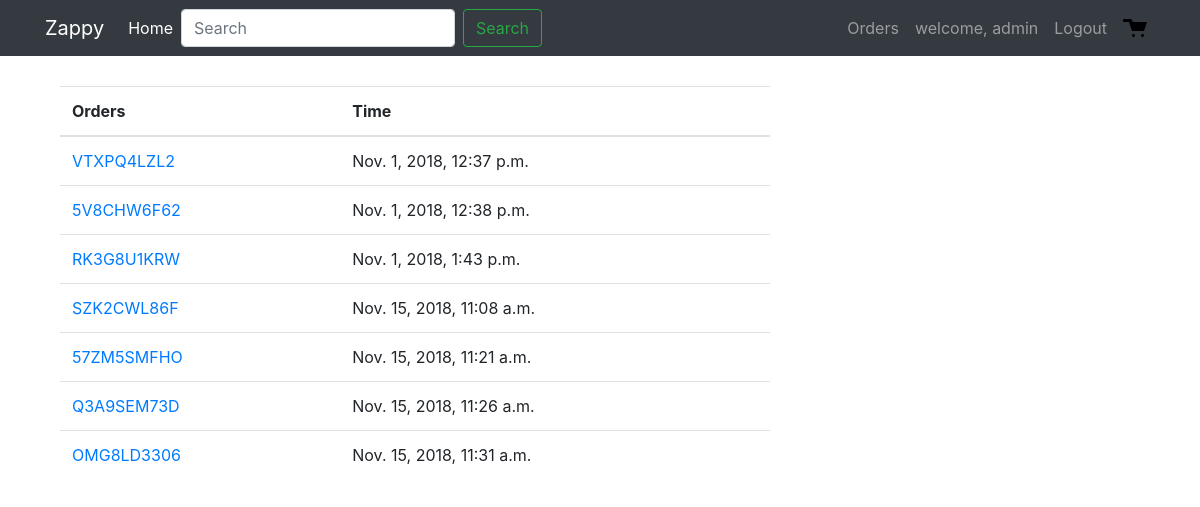
Screenshot of /orders/ (signed in) with the database file from the repository.
### orders/models.py (models this page shows)
class Order(models.Model):
    user = models.ForeignKey(User, on_delete=models.CASCADE, blank=True, null=True)
    order_id = models.CharField(max_length=120, default='ABC', unique=True)
    cart = models.ForeignKey(CartItem, on_delete=models.CASCADE, blank=True, null=True)
    status = models.CharField(max_length=120, choices=STATUS_CHOICES, default="Started")
    final_total = models.DecimalField(default=100.00, max_digits=1000, decimal_places=2)
    location = models.CharField(max_length=255, blank=True)
    timestamp = models.DateTimeField(auto_now_add=True, auto_now=False)
    updated = models.DateTimeField(auto_now_add=False, auto_now=True)
    def __str__(self):
        return self.order_id

### orders/views.py (the view)
# urls.py: path('', views.orders, name='user_orders'),
def orders(request):
    user = request.user
    userOrderSet = user.order_set.all()
    context = {"order":userOrderSet}
    return render(request, 'orders/user.html', context)

### orders/templates/orders/user.html (shortened to what this page needs)
{% extends 'mainapp/layout.html' %}
{% load static %}
{% block content %}
<div class="container content">
  <div class="col-sm-8 col-sm-offset-2">
      <table class="table">
        <thead>
          <th> Orders</th>
          <th> Time</th>
        </thead>
          {% for userOrder in order %}
            <tr>
              <td><a href="/order/{{userOrder.id}}">{{ userOrder }}</a></td>
              <td>{{ userOrder.timestamp }}</td>
            </tr>
          {% endfor %}
      </table>
{% endblock%}

### mainapp/templates/mainapp/layout.html (shortened to what this page needs)
{% load static %}
<!DOCTYPE html>
<html lang="en">
<head>
    <link rel="stylesheet" href="{% static 'mainapp/style.css' %}" type="text/css" />
    <link rel="stylesheet" href="https://stackpath.bootstrapcdn.com/bootstrap/4.1.3/css/bootstrap.min.css">
  </head>
<body>
  <nav class="navbar-expand-lg navbar navbar-dark bg-dark">
    <div class="container">
    <a class="navbar-brand" href="/">Zappy</a>
    <div class="collapse navbar-collapse" id="navbarTogglerDemo03">
      <ul class="navbar-nav mr-auto mt-2 mt-lg-0">
        <li class="nav-item active">
          <a class="nav-link" href="/">Home <span class="sr-only">(current)</span></a>
        </li>
        <form class="form-inline my-2 my-lg-0" action="/search/">
          <input class="form-control mr-sm-2" type="search" placeholder="Search" aria-label="Search" name="q">
          <button class="btn btn-outline-success my-2 my-sm-0" type="submit">Search</button>
        </form>
      </ul>
      <ul class="navbar-nav ml-auto mt-2 mt-lg-0">
        {% if user.is_authenticated%}
        <li class="nav-item">
          <a class="nav-link" href="{% url 'orders:user_orders'%}"> Orders <span class="sr-only">(current)</span></a>
        </li>
        {% endif %}
        {% if user.is_authenticated%}
        <li class="nav-item">
          <a class="nav-link" href="{% url 'mainapp:profile'%}">welcome, {{ user.username }} <span class="sr-only">(current)</span></a>
        </li>
        {% endif %}
        {% if user.is_authenticated%}
        <li class="nav-item">
          <a class="nav-link" href="{% url 'mainapp:logout'%}">Logout<span class="sr-only">(current)</span></a>
        </li>
        {% endif %}
        <li class="nav-item">
          <a href="{% url 'carts:cart'%}"><img class="nav-link float-left" src={% static 'mainapp/images/cart-3x.png' %}><span class="sr-only">(current)</span>{{ request.session.items_total }}</a>
        </li>
      </ul>
    </div>
  </div>
  </nav>
  {% block content %}
  {% endblock %}
  <br>
</body>
</body>
</html>

### mainapp/static/mainapp/style.css (style rules this page uses)
.content { margin-top: 30px; }
:root { --jumbotron-padding-y: 3rem; }

### rows the page displays
Order: order "VTXPQ4LZL2", timestamp "Nov. 1, 2018, 12:37 p.m."
Order: order "5V8CHW6F62", timestamp "Nov. 1, 2018, 12:38 p.m."
Order: order "RK3G8U1KRW", timestamp "Nov. 1, 2018, 1:43 p.m."
Order: order "SZK2CWL86F", timestamp "Nov. 15, 2018, 11:08 a.m."
Order: order "57ZM5SMFHO", timestamp "Nov. 15, 2018, 11:21 a.m."
Order: order "Q3A9SEM73D", timestamp "Nov. 15, 2018, 11:26 a.m."
Order: order "OMG8LD3306", timestamp "Nov. 15, 2018, 11:31 a.m."

### other values shown
{{ user.username }} "admin"
